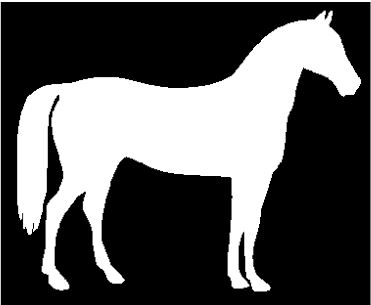
#> input picture horse.JPG, 371 x 305 px, found by its file name
$ python 34.Skeletonization.py
#> lines starting #> are read from the running program, lines starting #| are printed output that depends on the picture; after the words box and inside, x2 and y2 are one past the last pixel; in counts of white or black regions, pixels touching at a corner belong together

import cv2
import numpy as np

img = cv2.imread('horse.jpg',0)
#> img is the input picture: shape (305, 371); min 0, max 255, mean 87
ret,img = cv2.threshold(img,127,255,0)
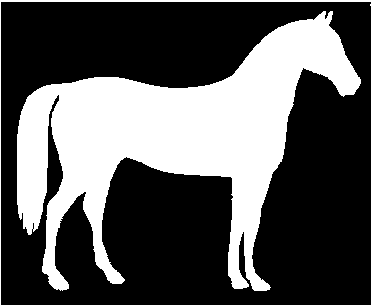
#> img: shape (305, 371); 34.1% white; 3 white regions (1 under 20 px), largest, box (x1, y1, x2, y2) and area: (17, 11, 361, 291) 37516, (0, 0, 371, 305) 1045
size = np.size(img)
#> size = 113155
skel = np.zeros(img.shape,np.uint8)
element = cv2.getStructuringElement(cv2.MORPH_CROSS, (3,3))

while True:
    open = cv2.morphologyEx(img, cv2.MORPH_OPEN, element)
    temp = cv2.subtract(img,open)
    eroded = cv2.erode(img, element)
    skel = cv2.bitwise_or(skel,temp)
    img = eroded.copy()

    if cv2.countNonZero(img)== 0:
        break
#> this loop made 53 passes
#> pass 1, `open = cv2.morphologyEx(img, cv2.MORPH_OPEN, element)`:
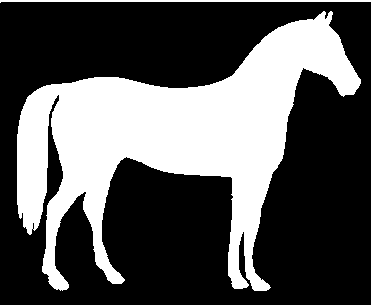
#> open: shape (305, 371); 33.8% white; 2 white regions, box (x1, y1, x2, y2) and area: (17, 11, 361, 291) 37493, (0, 0, 371, 3) 743
#> pass 1, `temp = cv2.subtract(img,open)`:
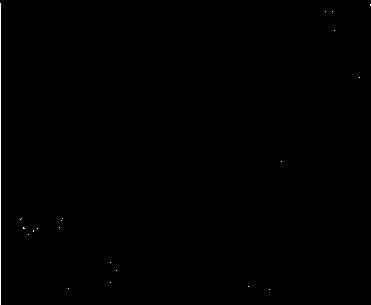
#> temp: shape (305, 371); 0.29% white in thin lines or dots
#> pass 1, `eroded = cv2.erode(img, element)`:
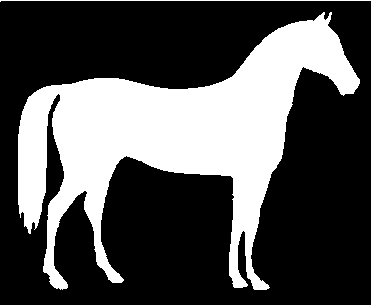
#> eroded: shape (305, 371); 31.8% white; 2 white regions, box (x1, y1, x2, y2) and area: (18, 12, 360, 290) 35600, (0, 0, 371, 2) 372
#> pass 2, `open = cv2.morphologyEx(img, cv2.MORPH_OPEN, element)`:
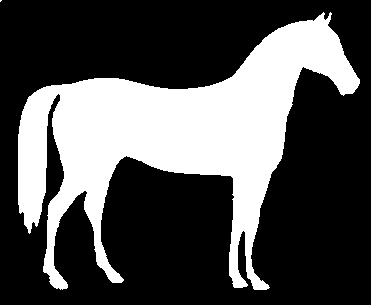
#> open: shape (305, 371); 31.4% white; 2 white regions (1 under 20 px), largest, box (x1, y1, x2, y2) and area: (18, 12, 360, 290) 35582
#> after the loop: img: shape (305, 371); every value is 0
#> after the loop:
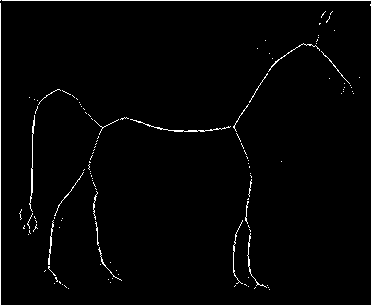
#> skel: shape (305, 371); 1.7% white in thin lines or dots

cv2.imshow("skelton",skel)
cv2.waitKey(0)
cv2.destroyAllWindows()

$ run again, with Chessboard.JPG copied over horse.JPG
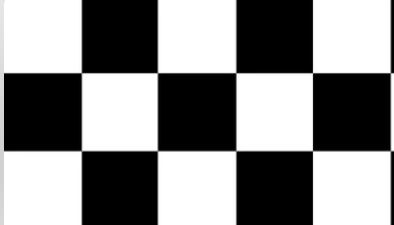
#> input picture Chessboard.JPG, 394 x 225 px, found by its file name
#> img is the input picture: shape (225, 394); min 0, max 255, mean 136.2
#> `ret,img = cv2.threshold(img,127,255,0)`:
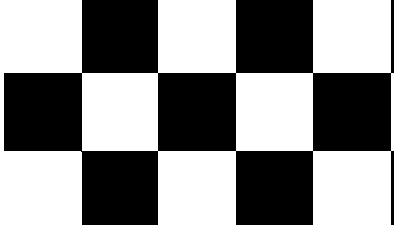
#> img: shape (225, 394); 53.5% white; 1 black region, box (x1, y1, x2, y2) and area: (4, 0, 394, 225) 41185
#> size = 88650
#> after the loop `while True:`:
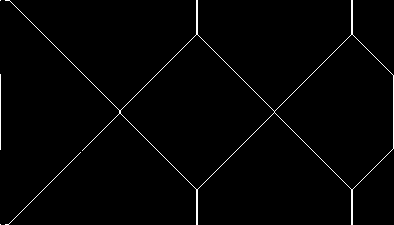
#> skel: shape (225, 394); 1.4% white in thin lines or dots
